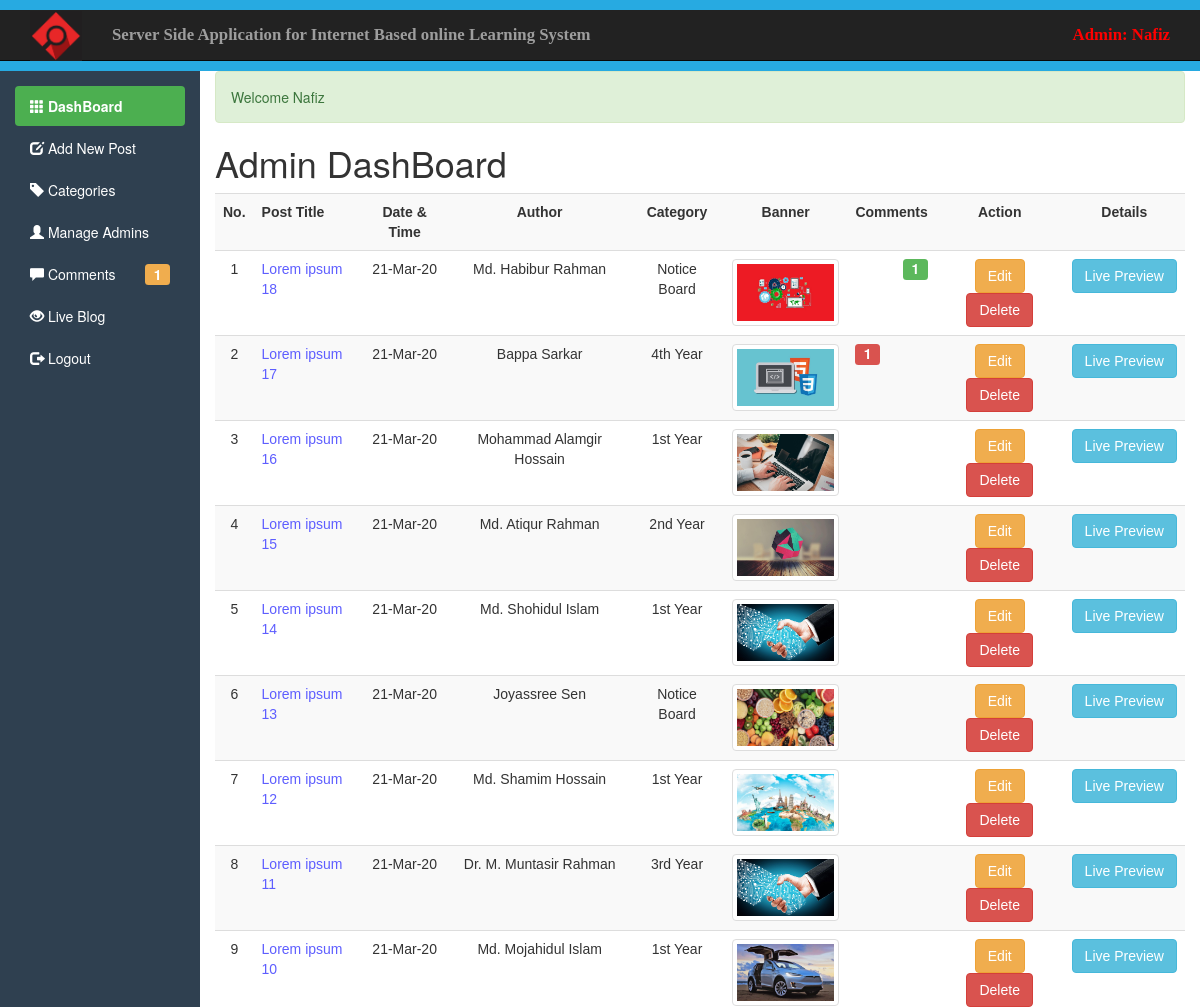
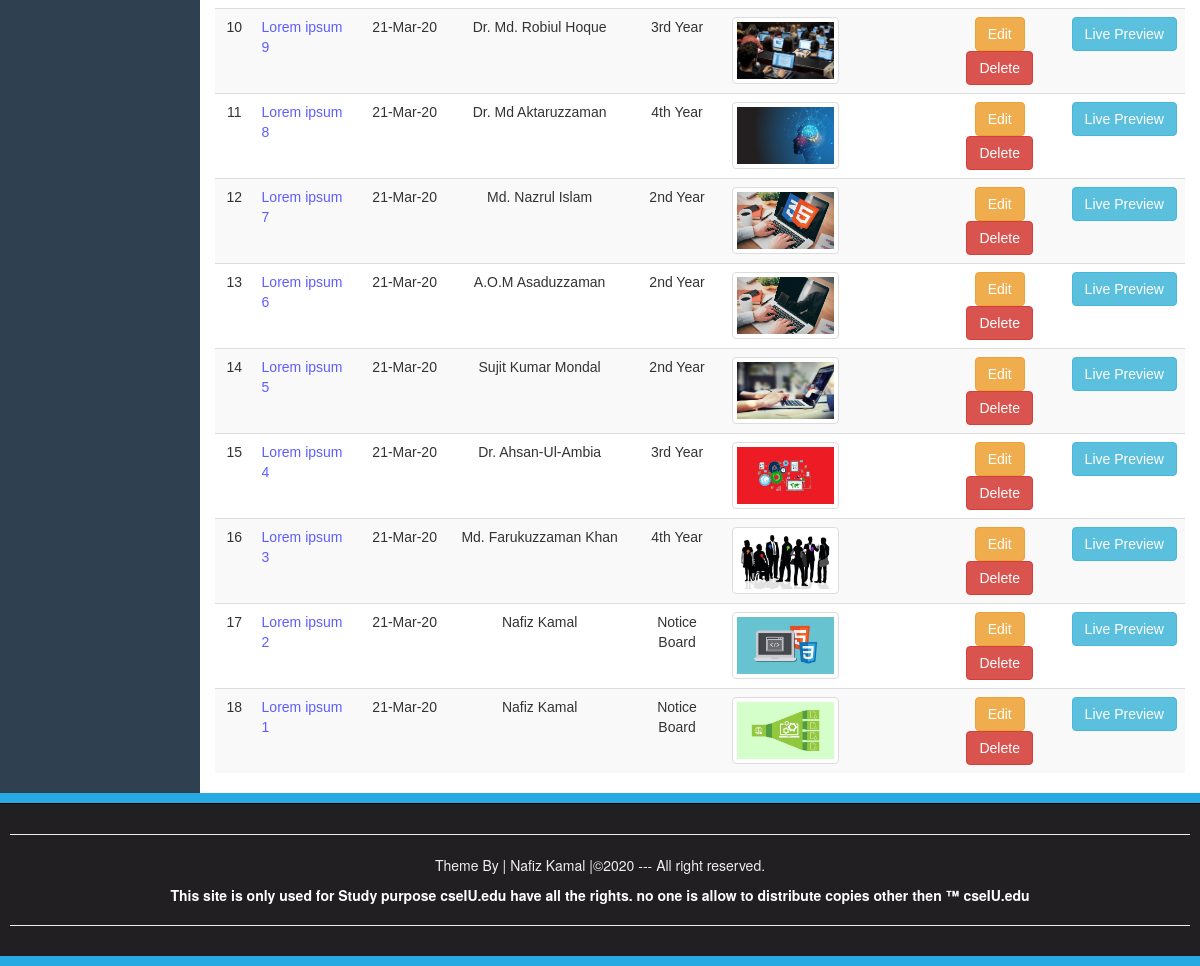
Screenshot of /myCMS/DashBoard.php (signed in) with the database file from the repository (2 pictures, top to bottom).
### tables this page shows
CREATE TABLE IF NOT EXISTS `admin_panel` (
`id` int(10) NOT NULL,
  `datetime` varchar(44) NOT NULL,
  `title` varchar(111) NOT NULL,
  `category` varchar(222) NOT NULL,
  `author` varchar(111) NOT NULL,
  `file` varchar(222) NOT NULL,
  `post` varchar(9999) NOT NULL
);

### myCMS/DashBoard.php (the view, shortened to what this page needs)
<?php require_once('Include/Sessions.php');?>
<!DOCTYPE html>
<html>
<head>
	<link rel="stylesheet" href="css/bootstrap.min.css">
	<link rel="stylesheet" href="css/AdminStyle.css">
</head>
<body>
	<div style="height: 10px; background: #27AAE1;"></div>
	<nav class="navbar navbar-inverse navbar-static-top" role="navigation">
		<div class="container">
			<div class="navbar-header">
				<a class="navbar-brand" href="Blog.php">
					<img alt="Brand" src="Images/Lgo.jpg">
				</a>
			</div>
			<div class="collapse navbar-collapse" id="collapse">
				<ul class="nav navbar-nav">
					<li><a href="Blog.php">Server Side Application for Internet Based online Learning System</a></li>
				</ul>
				<ul class="nav navbar-nav navbar-right">
					<li>
						<a href="#" style="color: red"><?php echo "Admin: ". $_SESSION["UserName"] ?></a>
					</li>
				</ul>
			</div>
		</div>
	</nav>
	<div class="line" style="height: 10px; background: #27AAE1;"></div>
	<div class="container-fluid">
		<div class="row">
			<div class="col-sm-2">
				<ul id="sideMenu" class="nav nav-pills nav-stacked">
					<li class="active"><a href="DashBoard.php">
						<span class="glyphicon glyphicon-th"></span>&nbsp;DashBoard</a>
					</li>
					<li>
						<a href="AddNewPost.php"><span class="glyphicon glyphicon-edit"></span>&nbsp;Add New Post</a>
					</li>
					<li>
						<a href="Categories.php"><span class="glyphicon glyphicon-tag"></span>&nbsp;Categories</a>
					</li>
					<li>
						<a href="Admins.php"><span class="glyphicon glyphicon-user"></span>&nbsp;Manage Admins</a>
					</li>
					<li>
						<a href="Comments.php"><span class="glyphicon glyphicon-comment"></span>&nbsp;Comments
							<?php
							global $Conn;
							$QueryCntTotal="SELECT COUNT(*) FROM comments WHERE status='OFF'";
							$ExecuteCntTotal=mysqli_query($Conn,$QueryCntTotal);
							$Row=mysqli_fetch_array($ExecuteCntTotal);
							$TotalUnCount=array_shift($Row);
							if($TotalUnCount>0){
								?>
								<span class="label label-warning pull-right">
									<?php echo $TotalUnCount ?>
								</span>
								<?php } ?></a>
							</li>
							<li>
								<a href="Blog.php" target="_blank"><span class="glyphicon glyphicon-eye-open"></span>&nbsp;Live Blog</a>
							</li>
							<li>
								<a href="LogOut.php"><span class="glyphicon glyphicon-log-out"></span>&nbsp;Logout</a>
							</li>
						</ul>
					</div>
					<div class="col-sm-10">
						<div><?php echo ErrorMassage(); echo SuccessMassage(); ?></div>
						<h1>Admin DashBoard</h1>
						<div class="table-responsive">
							<table class="table table-striped table-hover">
								<tr>
									<th>No.</th>
									<th style="text-align: left;">Post Title</th>
									<th>Date & Time</th>
									<th>Author</th>
									<th>Category</th>
									<th>Banner</th>
									<th>Comments</th>
									<th>Action</th>
									<th>Details</th>
								</tr>
								<?php
								global $Conn;
								$QuerySelect="SELECT * FROM admin_panel ORDER BY id desc";
								$ExecuteSelect=mysqli_query($Conn,$QuerySelect);
								$SrNo=0;
								while($Row=mysqli_fetch_array($ExecuteSelect)){
									$SrNo++;
									$Title=$Row['title'];
									$DateTime=$Row['datetime'];
									$Author=$Row['author'];
									$Category=$Row['category'];
									$File=$Row['file'];
									$ID=$Row['id'];
									?>
									<tr>
										<td><?php echo $SrNo ?></td>
										<td style="color: #5e5eff;text-align: left;"><?php
										if(strlen($Title)>22)
											echo substr($Title, 0,22)."...";
										else
											echo $Title;
										?></td>
										<td><?php echo substr($DateTime, 0,9) ?></td>
										<td><?php echo $Author ?></td>
										<td><?php echo $Category ?></td>
										<td><img class="img-responsive img-thumbnail" src="Upload/<?php echo $File ?>" alt=""></td>
										<td>
											<?php
											global $Conn;
											$QueryCntApproved="SELECT COUNT(*) FROM comments WHERE admin_panel_id='$ID' AND status='ON'";
											$ExecuteCntApproved=mysqli_query($Conn,$QueryCntApproved);
											$Row=mysqli_fetch_array($ExecuteCntApproved);
											$TotalApproved=array_shift($Row);
											if($TotalApproved>0){
												?>
												<span class="label label-success pull-right">
													<?php echo $TotalApproved ?>
												</span>
											<?php } ?>
											<?php
											global $Conn;
											$QueryCntUnApproved="SELECT COUNT(*) FROM comments WHERE admin_panel_id='$ID' AND status='OFF'";
											$ExecuteCntUnApproved=mysqli_query($Conn,$QueryCntUnApproved);
											$Row=mysqli_fetch_array($ExecuteCntUnApproved);
											$TotalUnApproved=array_shift($Row);
											if($TotalUnApproved>0){
												?>
												<span class="label label-danger pull-left">
													<?php echo $TotalUnApproved ?>
												</span>
											<?php } ?>
										</td>
										<td>
											<a target="_blank" class="btn btn-warning" href="EditPost.php?Edit=<?php echo $ID ?>">Edit</a>
											<a target="_blank" class="btn btn-danger"  href="DeletePost.php?Delete=<?php echo $ID ?>">Delete</a>
										</td>
										<td><a target="_blank" class="btn btn-info" href="FullPost.php?ID=<?php echo $ID ?>">Live Preview</a></td>
									</tr>
								<?php } ?>
							</table>
						</div>
					</div>
				</div>
			</div>
			<div style="height: 10px; background: #27AAE1;"></div>
			<div id="footer">
				<hr><p>Theme By | Nafiz Kamal |&copy;2020 --- All right reserved.</p>
				<a style="color: white; text-decoration: none; cursor: pointer; font-weight:bold;" href="http://jazebakram.com/coupons/" target="_blank">
					<p>This site is only used for Study purpose cseIU.edu have all the rights. no one is allow to distribute copies other then &trade; cseIU.edu </p><hr>
				</a>
			</div>
			<div style="height: 10px; background: #27AAE1;"></div>
		</body>
		</html>

### myCMS/css/AdminStyle.css (style rules this page uses)
body { background: #2f4050; }
.col-sm-10 { background: #fff; }
ul#sideMenu a { color: white; }
ul#sideMenu .active a { font-weight: bold; color: white; background: #4caf50; }
.navbar-brand img { margin-top: -14px; max-height: 50px; }
ul.nav.navbar-nav li { font-weight: bold; font-size: 1.2em; font-family: Bitter,Georgia,Times,"Times New Roman",serif; }
.line { margin-top: -20px; }
#footer { padding: 10px; border-top: 1px solid black; color: #eee; background: #211f22; text-align: center; }
img.img-responsive.img-thumbnail { width: 119px; height: 67px; margin: 0 auto; }
th,td { text-align: center; }
table { font-family: "Lucida Sans Unicode","Lucida Grande",sans-serif; }
.col-sm-2 { padding-top: 15px; }

### myCMS/DashBoard.php (style rules this page uses)
span.label { font-size: 100%; font-family: "Helvetica Neue",Helvetica,Arial,sans-serif; }

### rows the page displays
admin_panel: title "Lorem ipsum 18", datetime "21-Mar-20", author "Md. Habibur Rahman", category "Notice Board", file (picture), TotalApproved "1"
admin_panel: title "Lorem ipsum 17", datetime "21-Mar-20", author "Bappa Sarkar", category "4th Year", file (picture), TotalUnApproved "1"
admin_panel: title "Lorem ipsum 16", datetime "21-Mar-20", author "Mohammad Alamgir Hossain", category "1st Year", file (picture)
admin_panel: title "Lorem ipsum 15", datetime "21-Mar-20", author "Md. Atiqur Rahman", category "2nd Year", file (picture)
admin_panel: title "Lorem ipsum 14", datetime "21-Mar-20", author "Md. Shohidul Islam", category "1st Year", file (picture)
admin_panel: title "Lorem ipsum 13", datetime "21-Mar-20", author "Joyassree Sen", category "Notice Board", file (picture)
admin_panel: title "Lorem ipsum 12", datetime "21-Mar-20", author "Md. Shamim Hossain", category "1st Year", file (picture)
admin_panel: title "Lorem ipsum 11", datetime "21-Mar-20", author "Dr. M. Muntasir Rahman", category "3rd Year", file (picture)
admin_panel: title "Lorem ipsum 10", datetime "21-Mar-20", author "Md. Mojahidul Islam", category "1st Year", file (picture)
admin_panel: title "Lorem ipsum 9", datetime "21-Mar-20", author "Dr. Md. Robiul Hoque", category "3rd Year", file (picture)
admin_panel: title "Lorem ipsum 8", datetime "21-Mar-20", author "Dr. Md Aktaruzzaman", category "4th Year", file (picture)
admin_panel: title "Lorem ipsum 7", datetime "21-Mar-20", author "Md. Nazrul Islam", category "2nd Year", file (picture)
admin_panel: title "Lorem ipsum 6", datetime "21-Mar-20", author "A.O.M Asaduzzaman", category "2nd Year", file (picture)
admin_panel: title "Lorem ipsum 5", datetime "21-Mar-20", author "Sujit Kumar Mondal", category "2nd Year", file (picture)
admin_panel: title "Lorem ipsum 4", datetime "21-Mar-20", author "Dr. Ahsan-Ul-Ambia", category "3rd Year", file (picture)
admin_panel: title "Lorem ipsum 3", datetime "21-Mar-20", author "Md. Farukuzzaman Khan", category "4th Year", file (picture)
admin_panel: title "Lorem ipsum 2", datetime "21-Mar-20", author "Nafiz Kamal", category "Notice Board", file (picture)
admin_panel: title "Lorem ipsum 1", datetime "21-Mar-20", author "Nafiz Kamal", category "Notice Board", file (picture)

### other values shown
$_SESSION["UserName"] "Nafiz"
$TotalUnCount "1"
$Output "Welcome Nafiz"
